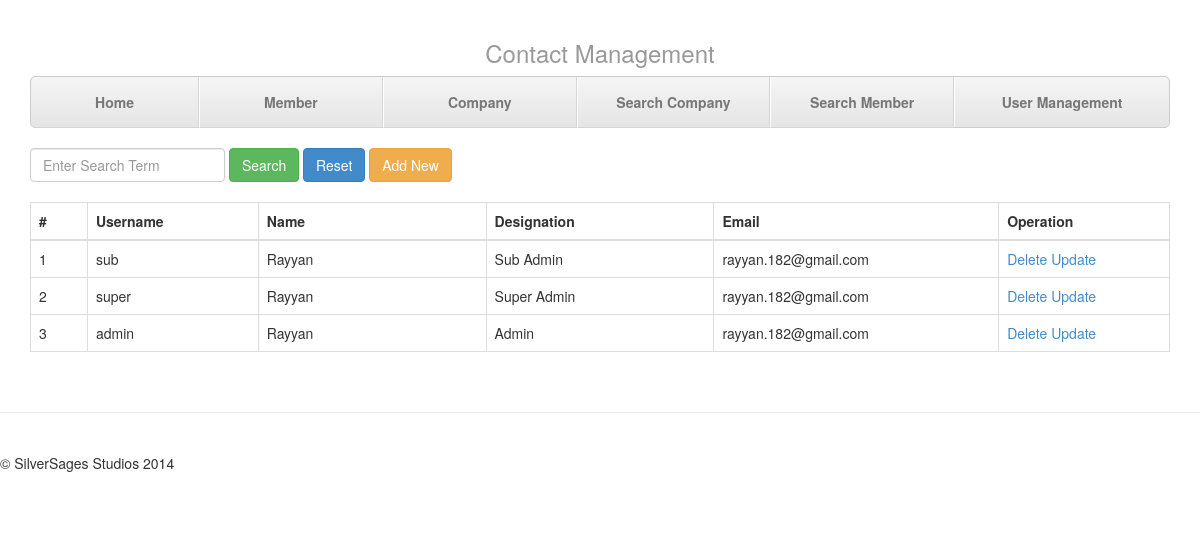
Screenshot of /user_management.php (signed in) with the database file from the repository.
### tables this page shows
CREATE TABLE IF NOT EXISTS `user` (
  `userID` int(5) NOT NULL AUTO_INCREMENT,
  `username` varchar(20) NOT NULL,
  `password` varchar(30) NOT NULL,
  `first_name` varchar(20) NOT NULL,
  `last_name` varchar(20) NOT NULL,
  `type` int(5) NOT NULL,
  `email` varchar(50) NOT NULL,
  PRIMARY KEY (`userID`)
);

CREATE TABLE IF NOT EXISTS `usertype` (
  `userTypeID` int(5) NOT NULL AUTO_INCREMENT,
  `designation` varchar(20) NOT NULL,
  `canVerify` int(1) NOT NULL,
  `canInsert` int(1) NOT NULL,
  `canUpdate` int(1) NOT NULL,
  `canDelete` int(1) NOT NULL,
  `canManage` int(1) NOT NULL,
  PRIMARY KEY (`userTypeID`)
);

### header/_user-details.php (called while the page is built, shortened)
<?php
		if(isset($_SESSION['username']))
		{
			$username = $_SESSION['username'];
			try {
				$query = "SELECT * FROM user u,userType ut WHERE u.type=ut.userTypeID and u.username like :username";
			 	$stmt = $dbh->prepare($query);
				$stmt->bindParam(':username', $username);
    		 	$stmt->execute();
    		 	$result = $stmt->fetchAll();
			   	$row = $result[0];
				$canManage  = $row['canManage'];
				} catch(PDOException $e) {
				die('Could not save to the database:<br/>' . $e);
				}
		}else{
				header('Location: login.php');
			}
?>

### user_management.php (the view, shortened to what this page needs)
<?php
include 'header/connect_database.php';
include 'header/_user-details.php';
if($_POST)
	{
			$searchTerm = "%".$_POST['searchTerm']."%";
			$query = "select u.userID, u.username, u.first_name, t.designation, u.email from user u, usertype t where u.type=t.userTypeID  and (u.userID=:searchTerm or u.username like :searchTerm or u.first_name like :searchTerm) order by u.userID";
			$stmt = $dbh->prepare($query);
			$stmt->bindParam(':searchTerm', $searchTerm);
    		$stmt->execute();
	}
else{
 			$query = "select u.userID, u.username, u.first_name, t.designation, u.email from user u, usertype t where u.type=t.userTypeID order by u.userID";
			$stmt = $dbh->prepare($query);
			$stmt->execute();
	}
?>
<!DOCTYPE html>
<html lang="en">
<head>
<link href="css/bootstrap.min.css" rel="stylesheet">
<link href="css/justified-nav.css" rel="stylesheet">
</head>
<body>
<div class="container">
 <?php include 'header/menu-top-navigation.php';
 ?>
  <div style="margin-bottom:20px;margin-top:20px">
     <form name="search-form" id="search-form" class="form-inline" role="form" enctype="multipart/form-data" method="post" action="user_management.php">
      <div class="form-group">
        <input type="text" class="form-control" id="searchTerm" name= "searchTerm" placeholder="Enter Search Term">
      </div>
      <button type="submit" class="btn btn-success">Search</button>
      <button type="button" onclick="resets()" class="btn btn-primary">Reset</button>
      <button type="button" onclick="link()" class="btn btn-warning">Add New</button>
    </form>
    </div>
    <div class="table-responsive">
       <form name="deleteForm" action="" method="post">
      <table class="table table-bordered">
        <thead>
          <tr>
            <th width=5%>#</th>
            <th width=15%>Username</th>
            <th width=20%>Name</th>
            <th width=20%>Designation</th>
            <th width=25%>Email</th>
            <th width=15%>Operation</th>
          </tr>
        </thead>
        <tbody>
          <?php
			while($result = $stmt->fetch(PDO::FETCH_ASSOC))
			{
			$id = $result['userID'];
		    $user = $result['username'];
			$name=$result['first_name'];
			$designation=$result['designation'];
			$email=$result['email'];
			echo "
          <tr>
            <td>{$id}</td>
        				<td>${user}</td>
      					<td>${name}</td>
      					<td>${designation}</td>
      					<td>${email}</td>
            <td><a href='#' onclick='return deleteConfirm(${id});' > Delete </a>
			<a href='update_user.php?id={$id}'>Update</a></td>
          </tr>";
			}
		 ?>
        </tbody>
      </table>
         </form>
          </div>
  </div>
  <div class="footer">
    <p>© SilverSages Studios 2014</p>
</div>
</body>
</html>

### header/menu-top-navigation.php
<?php
    	echo "
		  <div class='masthead'>
   <center> <h3 class='text-muted'>Contact Management</h3></center>
    <ul class='nav nav-justified'>
      <li ><a href='index.php'>Home</a></li>
      <li ><a href='member.php'>Member</a></li>
      <li ><a href='company.php'>Company</a></li>
      <li ><a href='search_company.php'>Search Company</a></li>
      <li><a href='search_member.php'>Search Member</a></li>";
	  if($canManage==1){
	  echo "<li><a href='user_management.php'>User Management</a></li>";
	  }
	echo"</ul>
  </div>";
?>

### css/justified-nav.css (style rules this page uses)
body { padding-top: 20px; }
.footer { padding-top: 40px; padding-bottom: 40px; margin-top: 40px; border-top: 1px solid #eee; }
.nav-justified { background-color: #eee; border: 1px solid #ccc; border-radius: 5px; }
.nav-justified > li > a { padding-top: 15px; padding-bottom: 15px; margin-bottom: 0; font-weight: bold; color: #777; text-align: center; background-color: #e5e5e5; background-image: -moz-linear-gradient(top, #f5f5f5 0%, #e5e5e5 100%); background-image: -webkit-gradient(linear, left top, left bottom, color-stop(0%,#f5f5f5), color-stop(100%,#e5e5e5)); background-image: -webkit-linear-gradient(top, #f5f5f5 0%,#e5e5e5 100%); background-image: -o-linear-gradient(top, #f5f5f5 0%,#e5e5e5 100%); background-image: linear-gradient(top, #f5f5f5 0%,#e5e5e5 100%); filter: progid:DXImageTransform.Microsoft.gradient( startColorstr='#f5f5f5', endColorstr='#e5e5e5',GradientType=0 ); background-repeat: repeat-x; border-bottom: 1px solid #d5d5d5; }
.nav-justified > li:first-child > a { border-radius: 5px 5px 0 0; }
.nav-justified > li:last-child > a { border-bottom: 0; border-radius: 0 0 5px 5px; }
@media (min-width: 768px) { .nav-justified { max-height: 52px; } }
@media (min-width: 768px) { .nav-justified > li > a { border-right: 1px solid #d5d5d5; border-left: 1px solid #fff; } }
@media (min-width: 768px) { .nav-justified > li:first-child > a { border-left: 0; border-radius: 5px 0 0 5px; } }
@media (min-width: 768px) { .nav-justified > li:last-child > a { border-right: 0; border-radius: 0 5px 5px 0; } }
@media screen and (min-width: 768px) { .masthead, .marketing, .footer { padding-right: 0; padding-left: 0; } }

### rows the page displays
user: userID "1", username "sub", first_name "Rayyan", usertype.designation "Sub Admin", email "rayyan.182@gmail.com"
user: userID "2", username "super", first_name "Rayyan", usertype.designation "Super Admin", email "rayyan.182@gmail.com"
user: userID "3", username "admin", first_name "Rayyan", usertype.designation "Admin", email "rayyan.182@gmail.com"
